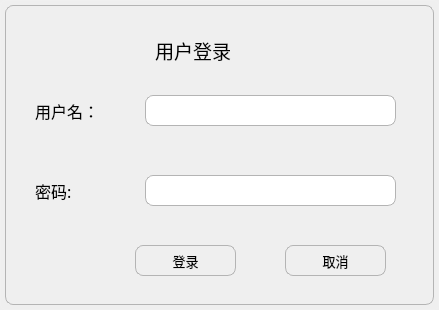
<?xml version="1.0" encoding="UTF-8"?>
<ui version="4.0">
 <class>logdialog</class>
 <widget class="QDialog" name="logdialog">
  <property name="geometry">
   <rect>
    <x>0</x>
    <y>0</y>
    <width>439</width>
    <height>310</height>
   </rect>
  </property>
  <property name="font">
   <font>
    <family>Agency FB</family>
    <pointsize>12</pointsize>
   </font>
  </property>
  <property name="windowTitle">
   <string>加载规则库</string>
  </property>
  <property name="windowIcon">
   <iconset resource="../source.qrc">
    <normaloff>:/image/print.png</normaloff>:/image/print.png</iconset>
  </property>
  <property name="styleSheet">
   <string notr="true">border:1px solid rgb(240, 240, 240);
border-radius: 5px;</string>
  </property>
  <layout class="QVBoxLayout" name="verticalLayout">
   <property name="leftMargin">
    <number>5</number>
   </property>
   <property name="topMargin">
    <number>5</number>
   </property>
   <property name="rightMargin">
    <number>5</number>
   </property>
   <property name="bottomMargin">
    <number>5</number>
   </property>
   <item>
    <widget class="QGroupBox" name="groupBox">
     <property name="styleSheet">
      <string notr="true">border:1px solid rgb(180, 180, 180);
border-radius: 8px;</string>
     </property>
     <property name="title">
      <string/>
     </property>
     <widget class="QLabel" name="labUserName">
      <property name="geometry">
       <rect>
        <x>30</x>
        <y>90</y>
        <width>91</width>
        <height>31</height>
       </rect>
      </property>
      <property name="font">
       <font>
        <family>Microsoft YaHei</family>
        <pointsize>12</pointsize>
        <weight>50</weight>
        <italic>false</italic>
        <bold>false</bold>
       </font>
      </property>
      <property name="styleSheet">
       <string notr="true">font: 12pt &quot;Microsoft YaHei&quot;;
border:none;</string>
      </property>
      <property name="text">
       <string>用户名：</string>
      </property>
     </widget>
     <widget class="QLabel" name="labUserPwd">
      <property name="geometry">
       <rect>
        <x>30</x>
        <y>170</y>
        <width>91</width>
        <height>31</height>
       </rect>
      </property>
      <property name="font">
       <font>
        <family>Microsoft YaHei</family>
        <pointsize>12</pointsize>
        <weight>50</weight>
        <italic>false</italic>
        <bold>false</bold>
       </font>
      </property>
      <property name="styleSheet">
       <string notr="true">font: 12pt &quot;Microsoft YaHei&quot;;
border:none;</string>
      </property>
      <property name="text">
       <string>密码:</string>
      </property>
     </widget>
     <widget class="QLineEdit" name="rulebasepwd">
      <property name="geometry">
       <rect>
        <x>140</x>
        <y>170</y>
        <width>251</width>
        <height>31</height>
       </rect>
      </property>
      <property name="echoMode">
       <enum>QLineEdit::Password</enum>
      </property>
     </widget>
     <widget class="QLineEdit" name="username">
      <property name="geometry">
       <rect>
        <x>140</x>
        <y>90</y>
        <width>251</width>
        <height>31</height>
       </rect>
      </property>
      <property name="echoMode">
       <enum>QLineEdit::Normal</enum>
      </property>
     </widget>
     <widget class="QPushButton" name="btnLogin">
      <property name="geometry">
       <rect>
        <x>130</x>
        <y>240</y>
        <width>101</width>
        <height>31</height>
       </rect>
      </property>
      <property name="font">
       <font>
        <family>微软雅黑</family>
        <pointsize>10</pointsize>
       </font>
      </property>
      <property name="cursor">
       <cursorShape>PointingHandCursor</cursorShape>
      </property>
      <property name="styleSheet">
       <string notr="true">QPushButton:pressed{
background-color:rgba(100,255,100,200);
border-color:rgba(255,255,255,30);
border-style:inset;
color:rgba(0,0,0,100);
}
QPushButton:hover{
/*background-color: #f26522;*/
background-color: #4169E1;
color:#fff;
}</string>
      </property>
      <property name="text">
       <string>登录</string>
      </property>
      <property name="icon">
       <iconset resource="../source.qrc">
        <normaloff>:/image/update.png</normaloff>:/image/update.png</iconset>
      </property>
      <property name="iconSize">
       <size>
        <width>20</width>
        <height>20</height>
       </size>
      </property>
     </widget>
     <widget class="QPushButton" name="btnClose">
      <property name="geometry">
       <rect>
        <x>280</x>
        <y>240</y>
        <width>101</width>
        <height>31</height>
       </rect>
      </property>
      <property name="font">
       <font>
        <family>微软雅黑</family>
        <pointsize>10</pointsize>
       </font>
      </property>
      <property name="cursor">
       <cursorShape>PointingHandCursor</cursorShape>
      </property>
      <property name="styleSheet">
       <string notr="true">QPushButton:pressed{
background-color:rgba(100,255,100,200);
border-color:rgba(255,255,255,30);
border-style:inset;
color:rgba(0,0,0,100);

}
QPushButton:hover{
/*background-color: #f26522;*/
background-color: #4169E1;
color:#fff;
}</string>
      </property>
      <property name="text">
       <string>取消</string>
      </property>
      <property name="icon">
       <iconset resource="../source.qrc">
        <normaloff>:/image/delete.png</normaloff>:/image/delete.png</iconset>
      </property>
      <property name="iconSize">
       <size>
        <width>20</width>
        <height>20</height>
       </size>
      </property>
     </widget>
     <widget class="QLabel" name="labUserName_2">
      <property name="geometry">
       <rect>
        <x>150</x>
        <y>30</y>
        <width>91</width>
        <height>31</height>
       </rect>
      </property>
      <property name="font">
       <font>
        <family>Microsoft YaHei</family>
        <pointsize>14</pointsize>
        <weight>50</weight>
        <italic>false</italic>
        <bold>false</bold>
       </font>
      </property>
      <property name="styleSheet">
       <string notr="true">font: 14pt &quot;Microsoft YaHei&quot;;
border:none;</string>
      </property>
      <property name="text">
       <string>用户登录</string>
      </property>
     </widget>
    </widget>
   </item>
  </layout>
 </widget>
 <resources>
  <include location="../source.qrc"/>
 </resources>
 <connections/>
</ui>
